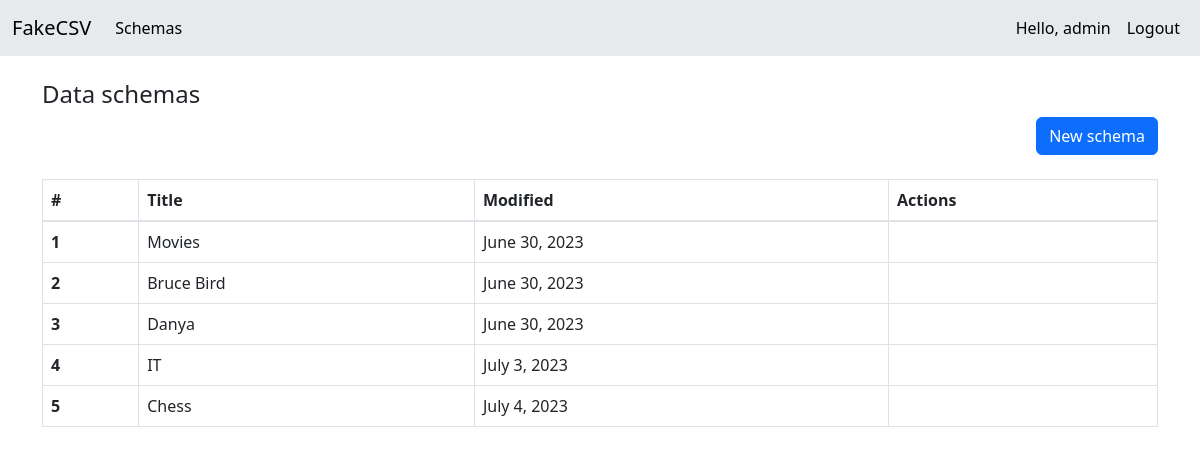
Page /data-schemas (signed in) on the earlier database version.
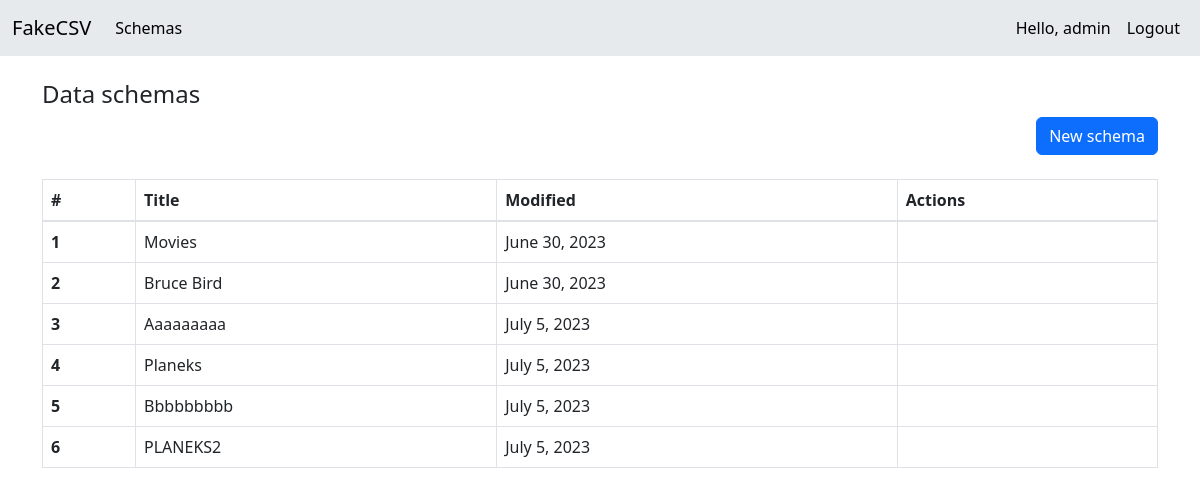
Same page on the later database version.
### CSV_converter/models.py (models this page shows, shortened)
class Schema(models.Model):
    name = models.CharField(max_length=255)
    column_separator = models.CharField(max_length=255)
    string_character = models.CharField(max_length=255)
    modified = models.DateField()

### CSV_converter/views.py (the view)
# urls.py: path('data-schemas', views.data_schemas, name='data_schemas'),
@login_required
def data_schemas(request):
    data_schemas = Schema.objects.all()
    data_schemas_dict = {'schemas': data_schemas}
    return render(request, "data_schemas.html", data_schemas_dict)

### CSV_converter/templates/data_schemas.html
{% extends 'base.html' %}
{% block content %}
    <h4>Data schemas</h4>
    <div class="d-grid gap-2 d-md-flex justify-content-md-end">
        <a class="btn btn-primary" href="{% url 'new_schema' %}" role="button">New schema</a>
    </div>
    <br>
    <table class="table table-bordered">
        <thead>
        <tr>
            <th scope="col">#</th>
            <th scope="col">Title</th>
            <th scope="col">Modified</th>
            <th scope="col">Actions</th>
        </tr>
        </thead>
        <tbody>
        {% for schema in schemas %}
        <tr>
            <th scope="row">{{ forloop.counter }}</th>
            <td>{{ schema.name }}</td>
            <td>{{ schema.modified }}</td>
            <td>{{ schema.actions }}</td>
        </tr>
        {% endfor %}
        </tbody>
    </table>
{% endblock %}

Differences in the rows shown:
removed Schema: name "Danya", modified "June 30, 2023"
removed Schema: name "IT", modified "July 3, 2023"
removed Schema: name "Chess", modified "July 4, 2023"
added Schema: name "Aaaaaaaaa", modified "July 5, 2023"
added Schema: name "Planeks", modified "July 5, 2023"
added Schema: name "Bbbbbbbbb", modified "July 5, 2023"
added Schema: name "PLANEKS2", modified "July 5, 2023"
